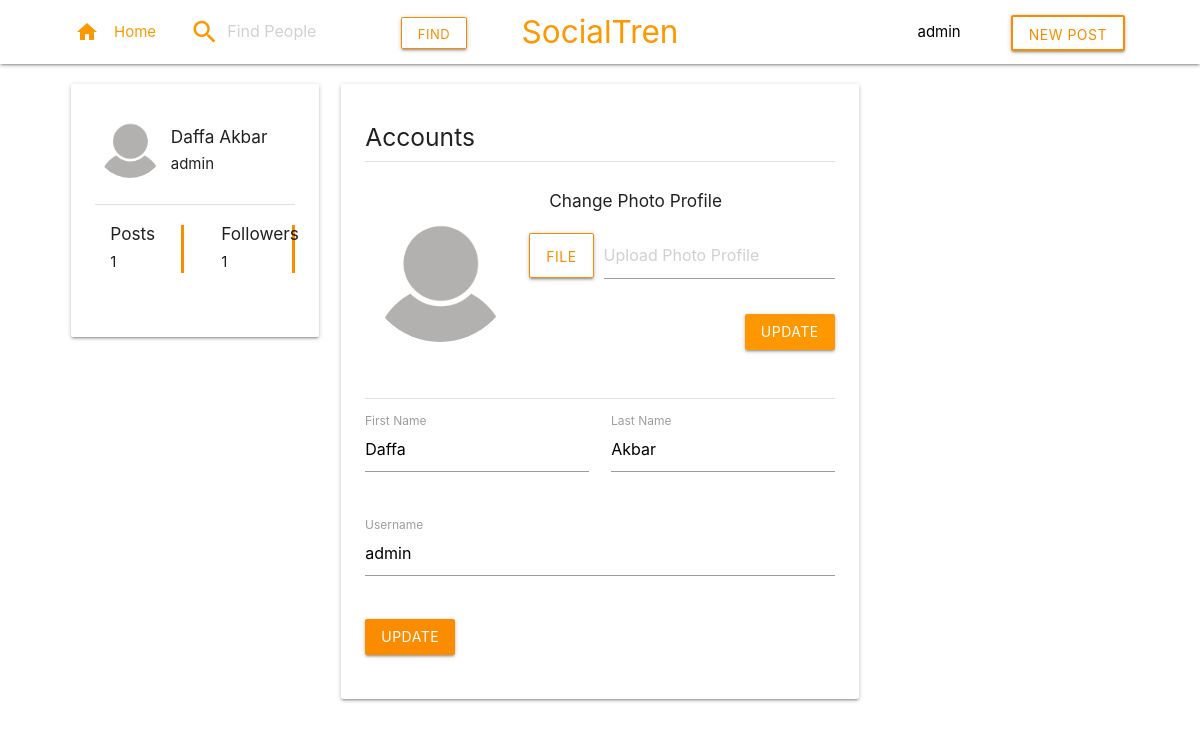
The page /settings.php (signed in) on the database its author committed.
### tables this page shows
CREATE TABLE `users` (
  `kd_user` int(11) NOT NULL,
  `username` varchar(30) NOT NULL,
  `password` text NOT NULL,
  `first_name` varchar(15) NOT NULL,
  `last_name` varchar(15) NOT NULL,
  `photo_profil` varchar(50) NOT NULL DEFAULT 'default-profile.png',
  `is_admin` tinyint(1) NOT NULL DEFAULT '0'
);

### settings.php (the view, shortened to what this page needs)
<?php
    include 'helper/connection.php';
    $user_id = $_SESSION["user"];
?>
<!DOCTYPE html>
<html>
    <?php include 'layouts/header.php'; ?>
    <body>
        <?php include 'layouts/navbar.php'; ?>
        <div class="container">
            <div class="row">
                <div class="col s3">
                <div class="card">
                        <div class="card-content">
                            <div class="row">
                                <?php
                                    $query = "SELECT * from users WHERE kd_user = $user_id";
                                    $result = mysqli_query($con, $query);
                                    $row = mysqli_fetch_assoc($result);
                                ?>
                                <div class="col s3">
                                    <img src="assets/photo_profil/<?=$row['photo_profil']?>" class="circle" alt="photo profile" width="70" height="70">
                                </div>
                                <div class="col s9">
                                    <div class="mt-20 ml-20">
                                        <div>
                                            <h6><?=$row['first_name']?> <?=$row['last_name']?></h6>
                                            <p><?=$row['username']?></p>
                                        </div>
                                    </div>
                                </div>
                            </div>
                            <div class="divider"></div>
                            <div class="row">
                                <div class="col s6">
                                    <blockquote>
                                        <h6>Posts</h6>
                                        <?php
                                            $query = "SELECT COUNT(kd_post) as post_sum FROM posts
                                                WHERE kd_user = $user_id";
                                            $result = mysqli_query($con, $query);
                                            $row = mysqli_fetch_array($result);
                                            if ($row) {
                                                echo "$row[0]";
                                            } else {
                                                echo '0';
                                            }
                                        ?>
                                    </blockquote>
                                </div>
                                <div class="col s6">
                                    <blockquote>
                                        <h6>Followers</h6>
                                        1
                                    </blockquote>
                                </div>
                            </div>
                        </div>
                    </div>
                </div>
                <div class="col s6">
                    <div class="card">
                        <div class="card-content">
                            <div>
                                <h5>Accounts</h5>
                                <div class="divider"></div>
                                <?php
                                    $query = "SELECT * FROM users WHERE kd_user = $user_id";
                                    $result = mysqli_query($con, $query);
                                    $row = mysqli_fetch_assoc($result);
                                ?>
                                <div class="row">
                                    <div class="col s4 mt-30">
                                        <img class="circle mb-30" src="assets/photo_profil/<?=$row['photo_profil']?>" alt="photo profile" width="150" height="150">
                                    </div>
                                    <div class="col s8">
                                        <h6 class="mt-30 ml-20">Change Photo Profile</h6>
                                        <div class="row">
                                            <form class="col s12" action="actions/update_photo-profil.php" method="post" enctype="multipart/form-data">
                                                <div class="file-field input-field">
                                                    <div class="btn orange button--primary--outline button--primary--outline--thin">
                                                        <span>File</span>
                                                    </div>
                                                    <div class="file-path-wrapper">
                                                        <input class="file-path validate" type="text" placeholder="Upload Photo Profile">
                                                    </div>
                                                </div>
                                                <button class="btn right mt-12 orange" name="submit-post">Update</button>
                                            </form>
                                        </div>
                                    </div>
                                </div>
                                <div class="divider mt-12 mb-12"></div>
                                <div class="row">
                                    <form class="col s12" method="post" action="actions/update_user.php">
                                    <div class="row">
                                        <div class="input-field col s6">
                                        <input id="first_name" name="first_name" type="text" class="validate" value="<?=$row['first_name']?>" required>
                                        <label for="first_name">First Name</label>
                                        </div>
                                        <div class="input-field col s6">
                                        <input id="last_name" name="last_name" type="text" class="validate" value="<?=$row['last_name']?>" required>
                                        <label for="last_name">Last Name</label>
                                        </div>
                                    </div>
                                    <div class="row">
                                        <div class="input-field col s12">
                                        <input id="username_reg" name="username" type="text" class="validate" value="<?=$row['username']?>" required>
                                        <label for="username_reg">Username</label>
                                        </div>
                                    </div>
                                    <button class="btn orange darken-1 waves-effect waves-light" type="submit" name="update_profile">Update</button>
                                    </form>
                                </div>
                            </div>
                        </div>
                    </div>
                </div>
            </div>
        </div>
    </body>
</html>

### layouts/navbar.php (shortened to what this page needs)
<?php
    $query = "SELECT * FROM users WHERE kd_user = $user_id";
    $result = mysqli_query($con, $query);
    $row = mysqli_fetch_assoc($result);
?>
<div class="navbar-fixed">
    <nav>
        <div class="nav-wrapper white">
            <div class="container">
                <a href="home.php" class="brand-logo orange-text center navLogo">SocialTren</a>
                <ul id="nav-mobile">
                    <li><a class="orange-text" href="home.php"><i class="material-icons left">home</i>Home</a></li>
                    <li>
                        <form action="search.php" method="get">
                            <div class="center row">
                                <div class="col s12">
                                    <div class="row">
                                        <div class="input-field col s8 orange-text">
                                            <i class="orange-text material-icons prefix top-0" style="top:0;">search</i>
                                            <input type="text" name="username" placeholder="Find People" class="orange-text" >
                                        </div>
                                        <div class="col-4">
                                            <button class="btn btn-small orange button--primary--outline button--primary--outline--thin">Find</button>
                                        </div>
                                    </div>
                                </div>
                            </div>
                        </form>
                    </li>
                </ul>
                <ul id="nav-mobile" class="right">
                    <li class="mr-20">
                        <a href="#" class="dropdown-trigger black-text" data-target='profile-dropdown'>
                            <?=$row['username']?>
                        </a>
                    </li>
                    <li><a href="home.php" class="button__a--no-background"><button class="btn orange button--primary--outline">New Post</button></a></li>
                </ul>
            </div>
        </div>
    </nav>
</div>

### css/style.css (style rules this page uses)
.container { margin: 0 auto !important; max-width: 1280px !important; width: 90% !important; }
@media only screen and (min-width: 601px) { .container { width: 85% !important; } }
@media only screen and (min-width: 993px) { .container { width: 90% !important; } }
blockquote { margin: 20px 0 !important; padding-left: 1rem; border-left: 0; border-right: 3px solid #fb8c00; }
.top-0 { top: 0; }
.mt-12 { margin-top: 12px; }
.mt-20 { margin-top: 20px; }
.mt-30 { margin-top: 30px; }
.mb-12 { margin-bottom: 12px; }
.mb-30 { margin-bottom: 30px; }
.ml-20 { margin-left: 20px; }
.mr-20 { margin-right: 20px; }
.button--primary--outline { background-color: white !important; color: #fb8c00; border: #fb8c00 solid 2px; }
.button--primary--outline--thin { border: #fb8c00 solid 1px; }

### rows shown on the page
users: username "admin", photo_profil (placeholder picture), first_name "Daffa", last_name "Akbar"

### other values the page prints
$row[0] "1"
